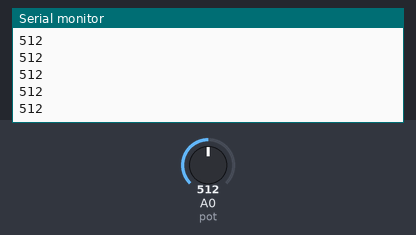
Bench run of a sketch on a simulated ESP8266 (NodeMCU). On the bench: the last lines printed to the serial monitor. The inputs (shaded band) are chosen by the test bench; at power-on: A0 (pot) = 512. WiFi joins after 1.5 s; servers stay silent unless stated.

Above: at 3.0 s.
3.1 s: A0 (pot) set to 716
At 3.7 s:
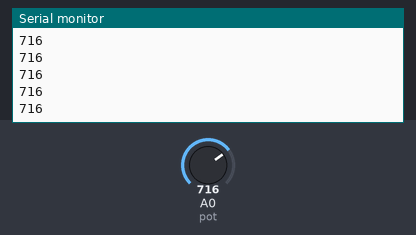
4.6 s: A0 (pot) set to 900
At 5.5 s:
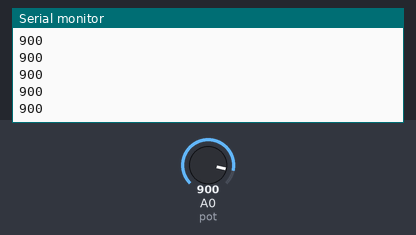
Timing chart, 0 to 5.9 s (numbered marks = the images above; inputs shaded):
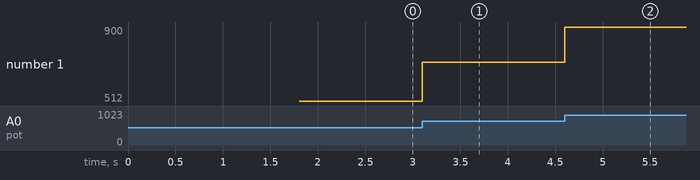

Measured:
- after the input at 3.1 s, the serial monitor: prints a new line at once (image 1)
- after the input at 4.6 s, the serial monitor: prints a new line at once (image 2)
- plotted number 1: 512 → 716 after the input at 3.1 s, 716 → 900 after the input at 4.6 s

The sketch:

Widget_Poten.ino
```cpp
// (licence header left out)
/* Comment this out to disable prints and save space */
#define BLYNK_PRINT Serial


#include <ESP8266WiFi.h>
#include <BlynkSimpleEsp8266.h>

// You should get Auth Token in the Blynk App.
// Go to the Project Settings (nut icon).
char auth[] = "b4237e6000db40108fb083d135f38de0";

// Your WiFi credentials.
// Set password to "" for open networks.
char ssid[] = "VIETTEL";
char pass[] = "Sherlock2211vtag";

byte pot = A0;

void setup()
{
  // Debug console
  Serial.begin(115200);
  pinMode(pot, INPUT);

  Blynk.begin(auth, ssid, pass);
}

void loop()
{
  Blynk.run();

  int val = analogRead(pot);
  Blynk.virtualWrite(V1, val);
  Serial.println(val);

}
```
